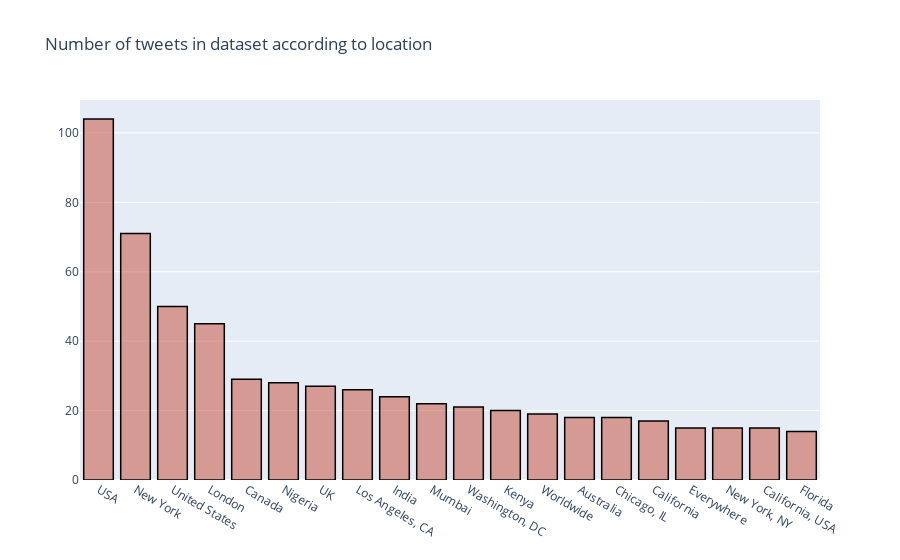

The notebook cell saved with this chart:
### Code cell
cnt_ = train['location'].value_counts()
cnt_.reset_index()
cnt_ = cnt_[:20,]
trace1 = go.Bar(
                x = cnt_.index,
                y = cnt_.values,
                name = "Number of tweets in dataset according to location",
                marker = dict(color = 'rgba(200, 74, 55, 0.5)',
                             line=dict(color='rgb(0,0,0)',width=1.5)),
                )

data = [trace1]
layout = go.Layout(barmode = "group",title = 'Number of tweets in dataset according to location')
fig = go.Figure(data = data, layout = layout)
py.iplot(fig)
fig.show(renderer="colab")

### Figure 1 — Plotly figure (JSON) as saved in the notebook; plotly's stock layout.template omitted (floating-point values rounded to 4 significant figures)
{"data": [{"marker": {"color": "rgba(200, 74, 55, 0.5)", "line": {"color": "rgb(0,0,0)", "width": 1.5}}, "name": "Number of tweets in dataset according to location", "x": ["USA", "New York", "United States", "London", "Canada", "Nigeria", "UK", "Los Angeles, CA", "India", "Mumbai", "Washington, DC", "Kenya", "Worldwide", "Australia", "Chicago, IL", "California", "Everywhere", "New York, NY", "California, USA", "Florida"], "y": [104, 71, 50, 45, 29, 28, 27, 26, 24, 22, 21, 20, 19, 18, 18, 17, 15, 15, 15, 14], "type": "bar"}], "layout": {"barmode": "group", "title": {"text": "Number of tweets in dataset according to location"}}}
